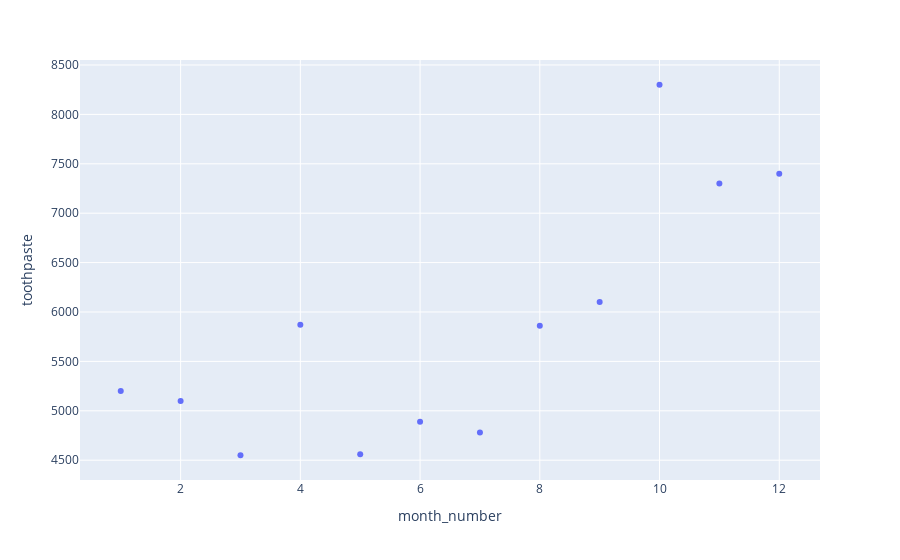

The notebook cell this image was saved under:
### Markdown cell above
## Exercise 3: Read toothpaste sales data of each month and show it using a scatter plot

### Code cell
fig = px.scatter(df,
                 x='month_number',
                 y='toothpaste'
                )
fig.show()

### Figure 1 — Plotly figure (JSON) as saved in the notebook; plotly's stock layout.template omitted (floating-point values rounded to 4 significant figures)
{"data": [{"hovertemplate": "month_number=%{x}<br>toothpaste=%{y}<extra></extra>", "legendgroup": "", "marker": {"color": "#636efa", "symbol": "circle"}, "mode": "markers", "name": "", "orientation": "v", "showlegend": false, "type": "scatter", "x": [1, 2, 3, 4, 5, 6, 7, 8, 9, 10, 11, 12], "xaxis": "x", "y": [5200, 5100, 4550, 5870, 4560, 4890, 4780, 5860, 6100, 8300, 7300, 7400], "yaxis": "y"}], "layout": {"autosize": true, "legend": {"tracegroupgap": 0}, "margin": {"t": 60}, "xaxis": {"anchor": "y", "autorange": true, "domain": [0, 1], "range": [0.3344, 12.67], "title": {"text": "month_number"}, "type": "linear"}, "yaxis": {"anchor": "x", "autorange": true, "domain": [0, 1], "range": [4260.0, 8590.0], "title": {"text": "toothpaste"}, "type": "linear"}}}
